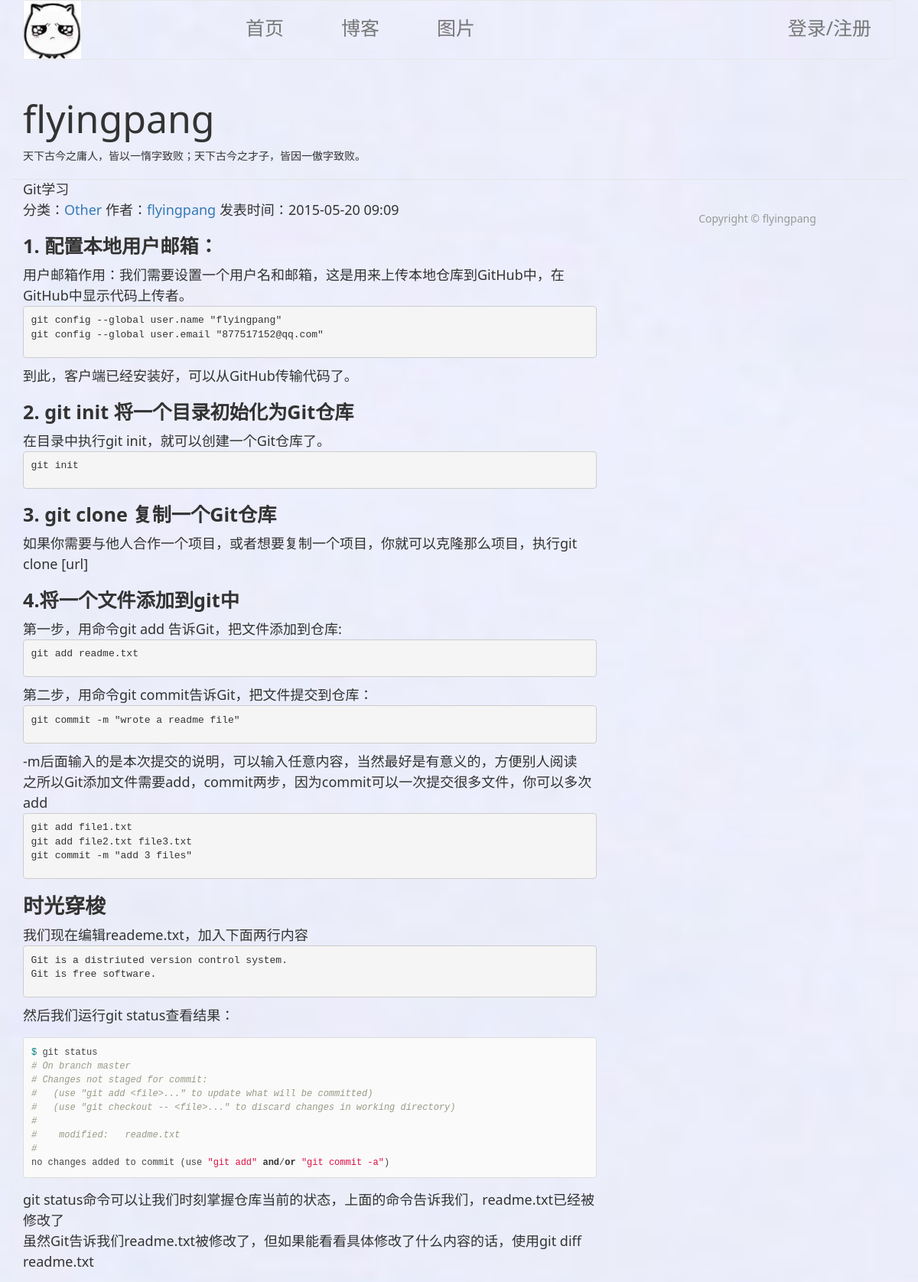
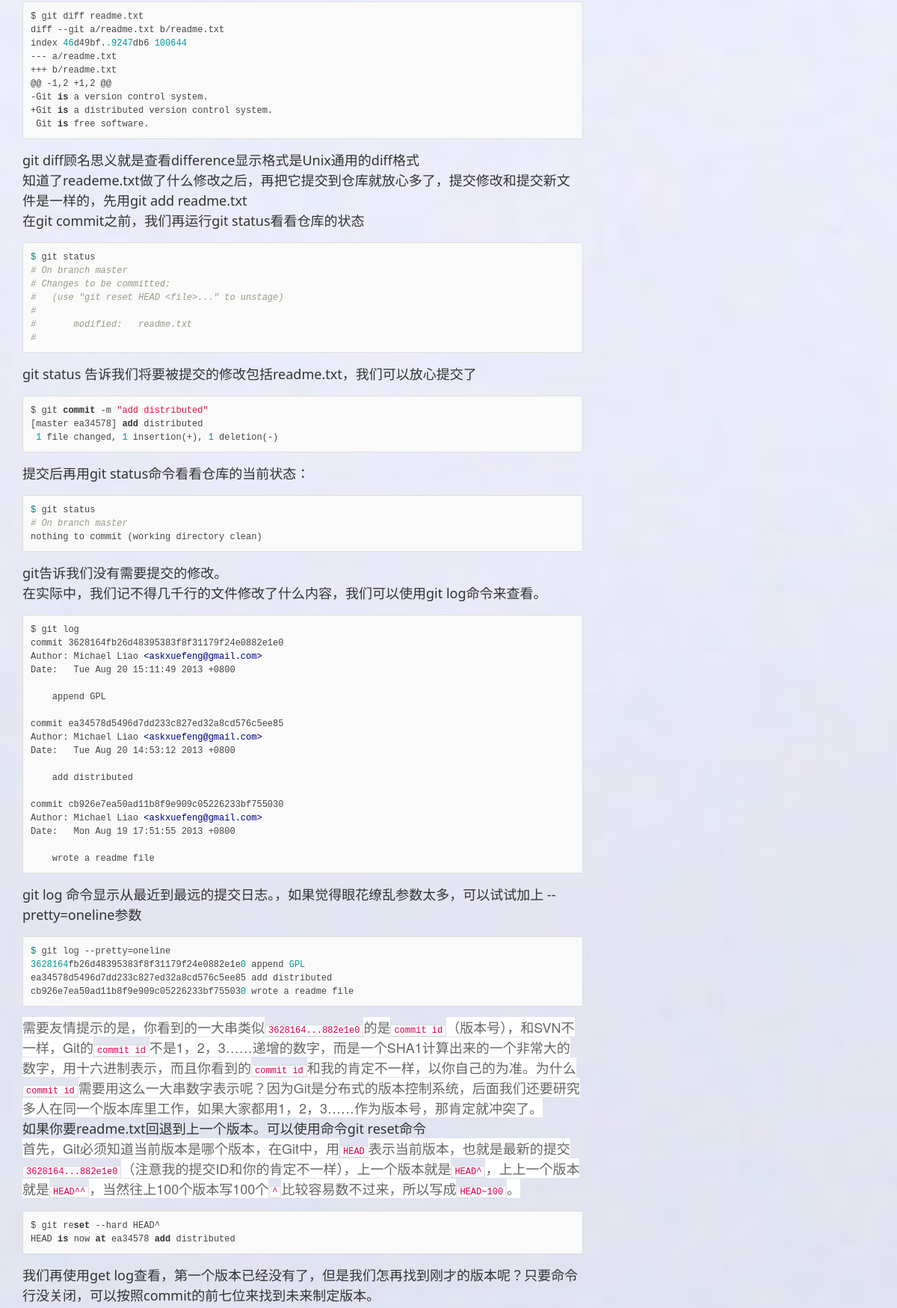
The app's page /detail/?id=5 (upper part) with its own data (2 pictures, top to bottom).
### Blogapp/models.py (models this page shows)
class Article(models.Model):
    TYPE_CHOICES = (
        ('Django', _(u'Django')),
        ('Linux', _(u'Linux')),
        ('Python', _(u'Python')),
        ('CSS', _(u'CSS')),
        ('Other', _(u'Other'))
    )
    caption = models.CharField(max_length=30)
    subcaption = models.CharField(max_length=60, blank=True)
    publish_time = models.DateTimeField(auto_now_add=True)
    update_time = models.DateTimeField(auto_now_add=True)
    author = models.ForeignKey(Author, related_name='articles', related_query_name='article')
    classification = models.CharField(_(u'type'), max_length=20, choices=TYPE_CHOICES, null=True)
    tags = models.ManyToManyField(Tag, blank=True)
    content = models.TextField()

class Author(models.Model):
    name = models.CharField(max_length=30)
    email = models.EmailField(blank=True)
    website = models.URLField(blank=True)
    def __unicode__(self):
        return u'%s' % self.name

### Blogapp/views.py (the view)
# urls.py: url(r'^detail/$', blog_detail),
def blog_detail(request):
    if request.method == 'GET':
        id = request.GET.get('id', '')
        try:
            blog = Article.objects.get(id=id)
        except Article.DoesNotExist:
            raise Http404
        return render_to_response('detail.html', {'blog': blog}, context_instance=RequestContext(request))
    else:
        raise Http404

### Blogapp/templatetags/tags.py (called while the page is built)
@register.filter(needs_autoescape=False)
@register.filter(name='add_code')
def add_code(value):
    return mark_safe(value)

### templates/detail.html (shortened to what this page needs)
{% extends 'index.html' %}
{% load tags %}
{% block content_body %}
  <div class="main_body">
    <div class="blog_body">
      <div class="blog_title">{{ blog.caption }}</div>
      <div class="blog_info1">
        <span class="blog_info1_list">
          <span class="li_small_1">分类：<a href="{% url "classification-view" pk=blog.classification %}">{{ blog.classification }}</a></span>
          <span class="li_small_1">作者：<a href="{% url 'author-view' pk=blog.author.id %}">{{ blog.author }}</a></span>
          <span class="li_small_1">发表时间：{{ blog.publish_time|date:"Y-m-d H:i" }}</span>
        </span>
      </div>
      <div class="blog_description">{{ blog.content | add_code}}</div>
    </div>
{% endblock %}

### static/css/base.css (style rules this page uses)
.full { background: url("../images/bg1.jpg") no-repeat center center fixed; -webkit-background-size: cover; -moz-background-size: cover; -o-background-size: cover; background-size: cover; }
body { font-family: Georgia, "Times New Roman", Times, serif; color: #555; }
h1, .h1, h2, .h2, h3, .h3, h4, .h4, h5, .h5, h6, .h6 { margin-top: 0; font-family: "Helvetica Neue", Helvetica, Arial, sans-serif; font-weight: normal; color: #333; }

### records on screen
Article: caption "Git学习", classification "Other", author "flyingpang", publish_time "2015-05-20 09:09", content|add_code "1. 配置本地用户邮箱： 用户邮箱作用：我们需要设置一个用户名和邮箱，这是用来上传本地仓库到GitHub中，在GitHub中显示代码上传者。 git config -- global user . name \"flyingpang\" git config -- global user . email \"877517152@qq.com\" 到此，客户端已经安装好，可以从GitHub传输代码了。 2. git init 将一个目录初始化为Git仓库 在目录中执行git init，就可以创建一个Git仓库了。 git init 3. git clone 复制一个Git仓库 如果你需要与他人合作一个项目，或者想要复制一个项目，你就可以克隆那么项目，执行git clone [url] 4.将一个文件添加到git中 第一步，用命令git add 告诉Git，把文件添加到仓库: git add readme . txt 第二步，用命令git commit告诉Git，把文件提交到仓库： git commit - m \"wrote a readme file\" -m后面输入的是本次提交的说明，可以输入任意内容，当然最好是有意义的，方便别人阅读 之所以Git添加文件需要add，commit两步，因为commit可以一次提交很多文件，你可以多次add git add file1 . txt git add file2 . txt file3 . txt git commit - m \"add 3 files\" 时光穿梭 我们现在编辑reademe.txt，加入下面两行内容 Git is a…"
